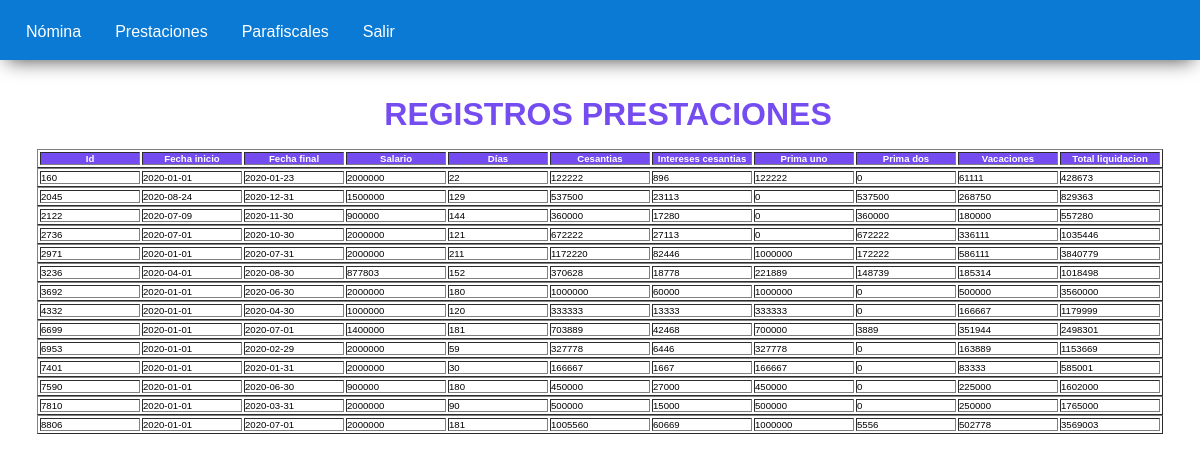
Screenshot of /include/mostrar_prestaciones.php with the database file from the repository.
### tables this page shows
CREATE TABLE `liquidacion_prestaciones` (
  `id` int(11) NOT NULL,
  `fecha_Inicio` date NOT NULL,
  `fecha_final` date NOT NULL,
  `salario` float NOT NULL,
  `dias` int(11) NOT NULL,
  `cesantias` float NOT NULL,
  `intereses_cesantias` float NOT NULL,
  `prima_uno` float NOT NULL,
  `prima_dos` float NOT NULL,
  `vacaciones` float NOT NULL,
  `total_liquidacion` int(11) NOT NULL,
  `Otro` float NOT NULL
);

### include/mostrar_prestaciones.php (the view, shortened to what this page needs)
<!DOCTYPE html>
<html lang="en">
<head>
    <link rel="stylesheet" href="../css/styles.css">
</head>
<body>
    <div id="header">
        <ul class="nav">
            <li><a href="">Nómina</a>
            </li>
            <li><a href="">Prestaciones</a>
            </li>
            <li><a href="">Parafiscales</a>
            </li>
            <li><a href="./logOut.php">Salir</a></li>
        </ul>
    </div>
    <section class="table table_prestaciones">
        <center>
            <H1>REGISTROS PRESTACIONES</H1>
        </center>
        <center>
            <table border=1 cellpadding="2">
                <th width=100 style="color: #ffffff;" bgcolor="#754cf0">Id</th>
                <th width=100 style="color: #ffffff;" bgcolor="#754cf0">Fecha inicio</th>
                <th width=100 style="color: #ffffff;" bgcolor="#754cf0">Fecha final</th>
                <th width=100 style="color: #ffffff;" bgcolor="#754cf0">Salario</th>
                <th width=100 style="color: #ffffff;" bgcolor="#754cf0">Días</th>
                <th width=100 style="color: #ffffff;" bgcolor="#754cf0">Cesantias</th>
                <th width=100 style="color: #ffffff;" bgcolor="#754cf0">Intereses cesantias</th>
                <th width=100 style="color: #ffffff;" bgcolor="#754cf0">Prima uno</th>
                <th width=100 style="color: #ffffff;" bgcolor="#754cf0">Prima dos</th>
                <th width=100 style="color: #ffffff;" bgcolor="#754cf0">Vacaciones</th>
                <th width=100 style="color: #ffffff;" bgcolor="#754cf0">Total liquidacion</th>
            </table>
        </center>
    </section>
</body>
<?php
$mysqli = new mysqli('127.0.0.1', 'root', '', 'proyecto_psq02');
if ($mysqli->connect_error) {
    echo " LO SENTIMOS, ESTE SITIO WEB ESTA EXPERIMENTANDO PROBLEMAS  <BR>";
    echo "error: Fallo al conectarse a mysql debido a:  " . $mysqli->connect_error . "<br>";
    exit;
} else {
    $sql = "SELECT * from liquidacion_prestaciones";
    $result = mysqli_query($mysqli, $sql);
    while ($mostrar = mysqli_fetch_array($result)) {
        echo "<center><table border=1 style='font-size:.6rem'>";
        echo "<td width=100>", $mostrar['id'] . "</td>";
        echo "<td width=100>", $mostrar['fecha_Inicio'] . "</td>";
        echo "<td width=100>", $mostrar['fecha_final'] . "</td>";
        echo "<td width=100>", $mostrar['salario'] . "</td>";
        echo "<td width=100>", $mostrar['dias'] . "</td>";
        echo "<td width=100>", $mostrar['cesantias'] . "</td>";
        echo "<td width=100>", $mostrar['intereses_cesantias'] . "</td>";
        echo "<td width=100>", $mostrar['prima_uno'] . "</td>";
        echo "<td width=100>", $mostrar['prima_dos'] . "</td>";
        echo "<td width=100>", $mostrar['vacaciones'] . "</td>";
        echo "<td width=100>", $mostrar['total_liquidacion'] . "</td>";
    }
    echo "</table></center>";
}
?>

### css/styles.css (style rules this page uses)
* { margin: 0px; padding: 0px; font-family: Verdana, Geneva, Tahoma, sans-serif; box-sizing: border-box; }
#header { position: fixed; top: 0; margin: auto; background-color: #0b7ad4; box-shadow: 0px 7px 20px -7px rgba(0, 0, 0, 0.75); height: 60px; width: 100%; font-family: Arial, Helvetica, sans-serif; z-index: 999999; }
ul, ol { list-style: none; }
.nav { margin-left: 12px; }
.nav > li { float: left; }
.nav li a { background-color: #0b7ad4; color: #fff; text-decoration: none; padding: 23px 20px 18px 14px; display: block; }
h1 { font-size: 1.2rem; margin-left: 1rem; color: #0bb6d9; }
.table { margin-top: 6rem; font-size: 0.6rem; }
.table h1 { font-size: 2rem; margin-bottom: 1rem; }
.table_prestaciones h1 { color: #754cf0; }

### rows the page displays
liquidacion_prestaciones: id "160", fecha_Inicio "2020-01-01", fecha_final "2020-01-23", salario "2000000", dias "22", cesantias "122222", intereses_cesantias "896", prima_uno "122222", prima_dos "0", vacaciones "61111", total_liquidacion "428673"
liquidacion_prestaciones: id "2045", fecha_Inicio "2020-08-24", fecha_final "2020-12-31", salario "1500000", dias "129", cesantias "537500", intereses_cesantias "23113", prima_uno "0", prima_dos "537500", vacaciones "268750", total_liquidacion "829363"
liquidacion_prestaciones: id "2122", fecha_Inicio "2020-07-09", fecha_final "2020-11-30", salario "900000", dias "144", cesantias "360000", intereses_cesantias "17280", prima_uno "0", prima_dos "360000", vacaciones "180000", total_liquidacion "557280"
liquidacion_prestaciones: id "2736", fecha_Inicio "2020-07-01", fecha_final "2020-10-30", salario "2000000", dias "121", cesantias "672222", intereses_cesantias "27113", prima_uno "0", prima_dos "672222", vacaciones "336111", total_liquidacion "1035446"
liquidacion_prestaciones: id "2971", fecha_Inicio "2020-01-01", fecha_final "2020-07-31", salario "2000000", dias "211", cesantias "1172220", intereses_cesantias "82446", prima_uno "1000000", prima_dos "172222", vacaciones "586111", total_liquidacion "3840779"
liquidacion_prestaciones: id "3236", fecha_Inicio "2020-04-01", fecha_final "2020-08-30", salario "877803", dias "152", cesantias "370628", intereses_cesantias "18778", prima_uno "221889", prima_dos "148739", vacaciones "185314", total_liquidacion "1018498"
liquidacion_prestaciones: id "3692", fecha_Inicio "2020-01-01", fecha_final "2020-06-30", salario "2000000", dias "180", cesantias "1000000", intereses_cesantias "60000", prima_uno "1000000", prima_dos "0", vacaciones "500000", total_liquidacion "3560000"
liquidacion_prestaciones: id "4332", fecha_Inicio "2020-01-01", fecha_final "2020-04-30", salario "1000000", dias "120", cesantias "333333", intereses_cesantias "13333", prima_uno "333333", prima_dos "0", vacaciones "166667", total_liquidacion "1179999"
liquidacion_prestaciones: id "6699", fecha_Inicio "2020-01-01", fecha_final "2020-07-01", salario "1400000", dias "181", cesantias "703889", intereses_cesantias "42468", prima_uno "700000", prima_dos "3889", vacaciones "351944", total_liquidacion "2498301"
liquidacion_prestaciones: id "6953", fecha_Inicio "2020-01-01", fecha_final "2020-02-29", salario "2000000", dias "59", cesantias "327778", intereses_cesantias "6446", prima_uno "327778", prima_dos "0", vacaciones "163889", total_liquidacion "1153669"
liquidacion_prestaciones: id "7401", fecha_Inicio "2020-01-01", fecha_final "2020-01-31", salario "2000000", dias "30", cesantias "166667", intereses_cesantias "1667", prima_uno "166667", prima_dos "0", vacaciones "83333", total_liquidacion "585001"
liquidacion_prestaciones: id "7590", fecha_Inicio "2020-01-01", fecha_final "2020-06-30", salario "900000", dias "180", cesantias "450000", intereses_cesantias "27000", prima_uno "450000", prima_dos "0", vacaciones "225000", total_liquidacion "1602000"
liquidacion_prestaciones: id "7810", fecha_Inicio "2020-01-01", fecha_final "2020-03-31", salario "2000000", dias "90", cesantias "500000", intereses_cesantias "15000", prima_uno "500000", prima_dos "0", vacaciones "250000", total_liquidacion "1765000"
liquidacion_prestaciones: id "8806", fecha_Inicio "2020-01-01", fecha_final "2020-07-01", salario "2000000", dias "181", cesantias "1005560", intereses_cesantias "60669", prima_uno "1000000", prima_dos "5556", vacaciones "502778", total_liquidacion "3569003"
